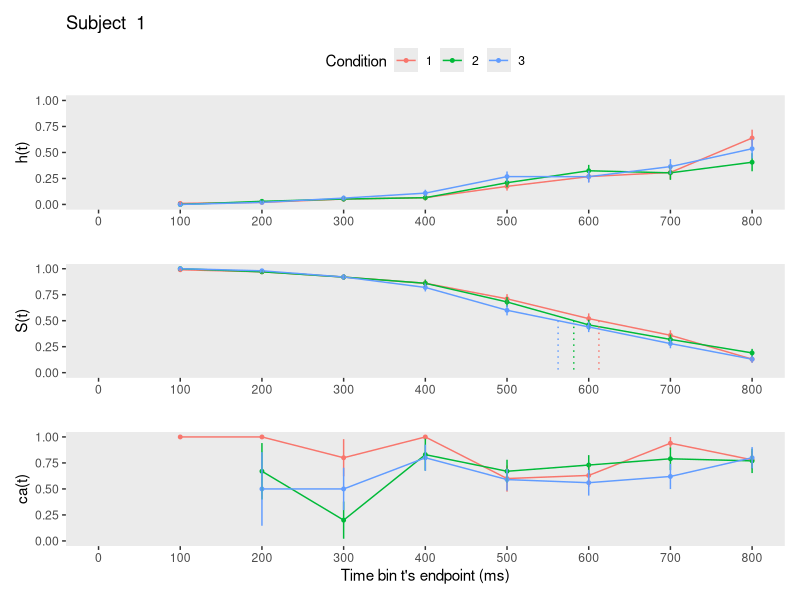
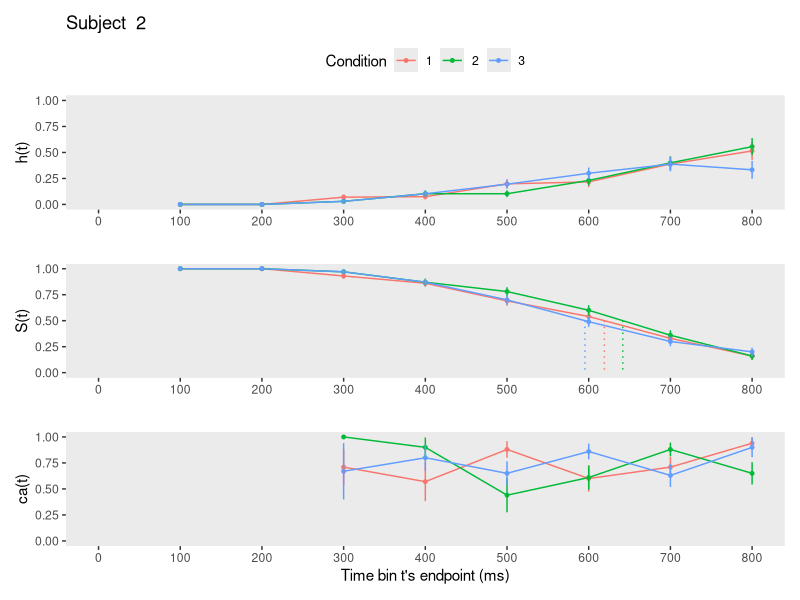
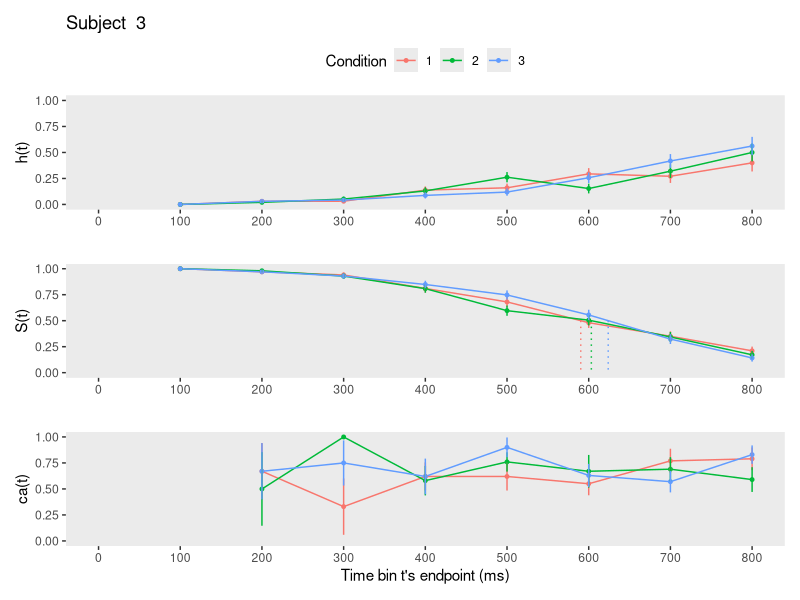
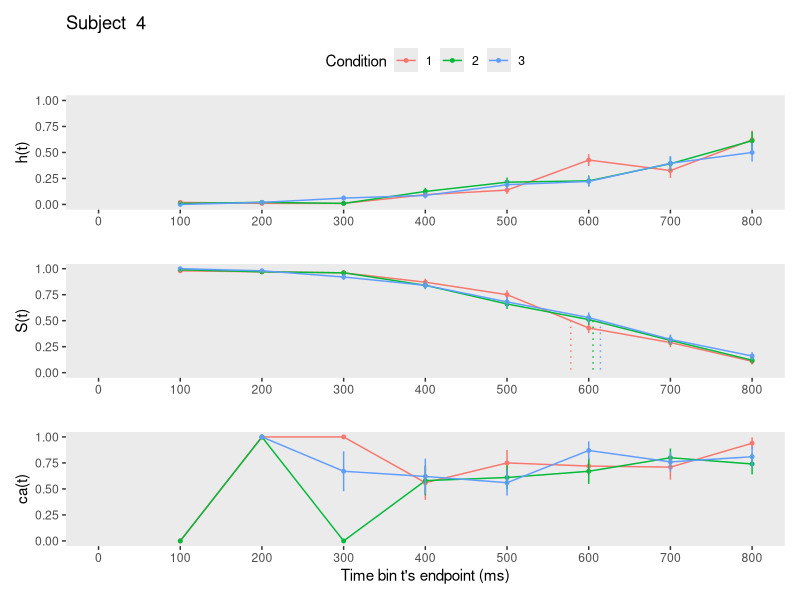
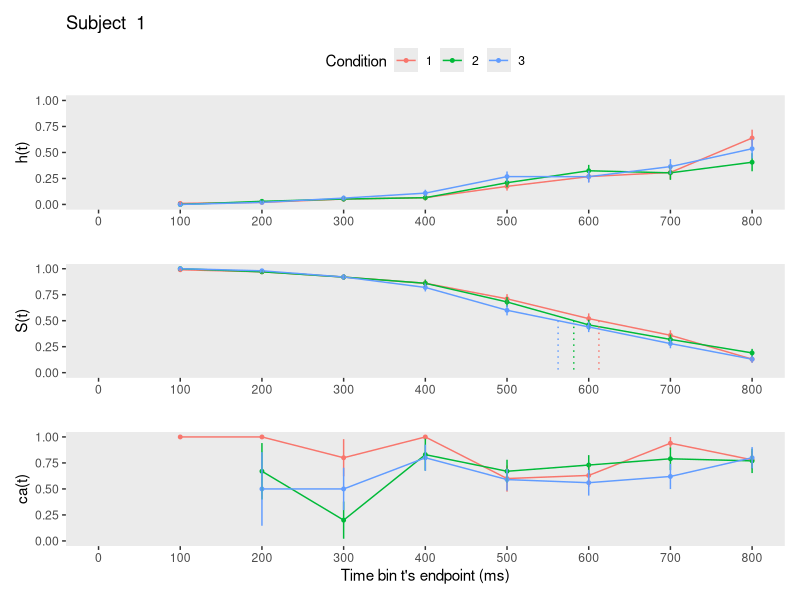
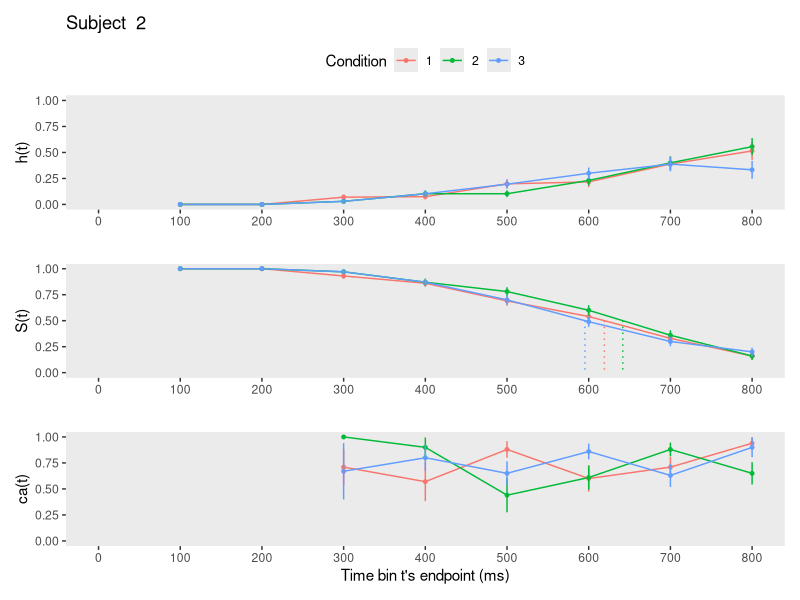
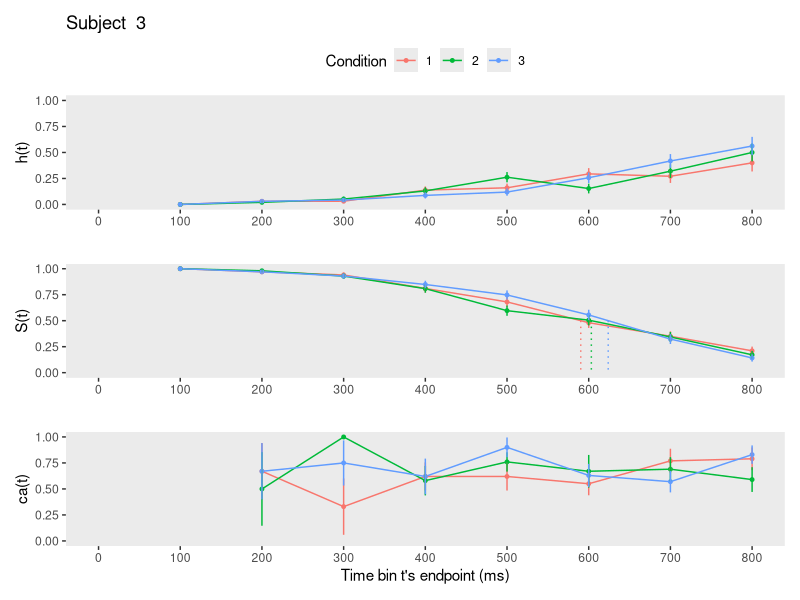
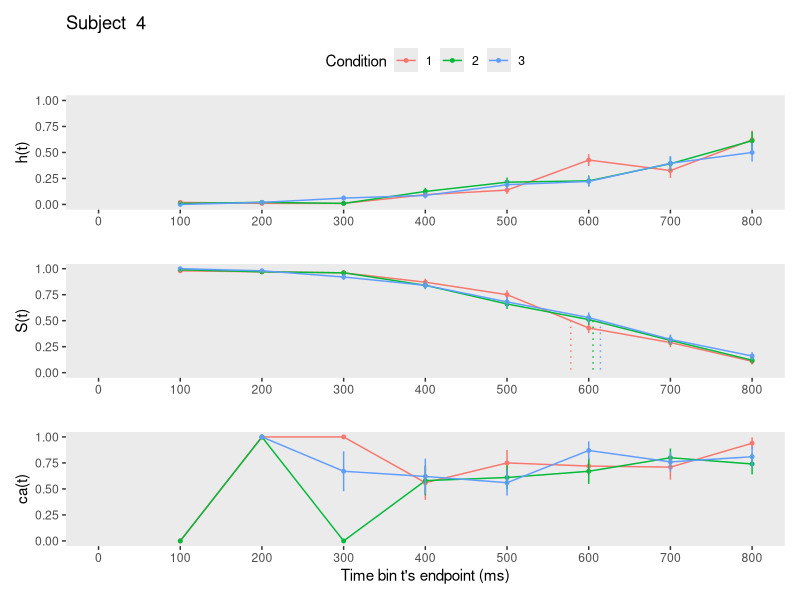

Generate these figures, in order, with R: (Note: this script raises an error after producing the figures.)
## ---- chunk 1
knitr::opts_chunk$set(echo = TRUE)
## ---- chunk 2
library(tidyverse) # data wrangling
library(patchwork) # combine figures
library(pracma)    # to Reshape() matrices
#(flextable) # create tables 
## ---- chunk 3
set.seed(1276)
Tr_pCond = 100 # trials per condition
N_sub = 4    # number of subjects
N_cond = 3   # number of conditions per subject
N_total = N_sub*N_cond*Tr_pCond

data <- tibble(
  pid   = rep(1:N_sub,each=N_cond*Tr_pCond),
  trial = as.integer(Reshape( replicate(N_sub,sample(1:(N_cond*Tr_pCond))),N_total,1)),
  condition = rep(rep(1:N_cond,each=Tr_pCond), N_sub),
  RT = as.double(Reshape(replicate(N_sub*N_cond,rnorm(Tr_pCond, 600, 200)),N_total,1)) %>% round(digits=2),
  acc = as.double(Reshape(replicate(N_sub*N_cond,(sample(c(0,1), size=Tr_pCond,replace=T,            
                                                  prob=c(.3,.7)))),N_total,1))) %>%
      arrange(pid,trial) %>%
      mutate(RT = ifelse(RT<0,0.001,RT), # instead of filtering to keep all rows
             condition=factor(condition,levels=c(1:N_cond)))

print.data.frame(data, max=50)
## ---- chunk 4
data_nested <- data %>% group_nest(pid)
## ---- chunk 5
define_censoring_dRT <- function(df, timeout, bin_width){
  if(!(timeout %% bin_width == 0)){
    return("The censoring time must be a multiple of the bin width!")
  }
  df %>% mutate(right_censored = 0,
                RT2 = ifelse(RT > timeout, timeout, RT) %>% round(digits=2),
                right_censored = ifelse(RT2 == timeout,1,right_censored),
                dRT = ceiling(RT2/bin_width),
                cens_time = timeout, bin_width = bin_width)
}
## ---- chunk 6
setup_person_trial_bin <- function(df){
  df %>% uncount(weights = dRT) %>% 
         group_by(trial) %>% 
         mutate(period = 1:n()) %>% 
         mutate(event = if_else(period == max(period) & right_censored == 0, 1, 0)) %>% 
         ungroup()
}
## ---- chunk 7
setup_lifetable <- function(ptb){
  ptb %>% mutate(event = str_c("event", event)) %>%
          group_by(condition,period) %>% 
          count(event) %>% 
          ungroup() %>% 
          pivot_wider(names_from = event,
                      values_from = n) %>% 
          mutate(event0 = ifelse(is.na(event0),0,event0), # replace NA with 0
                 event1 = ifelse(is.na(event1),0,event1),
                 risk_set = event0 + event1) %>% # define the risk set
          mutate(hazard = (event1 / risk_set) %>% round(digits = 3)) %>% # calculate hazard estimate
          mutate(se_haz = sqrt((hazard * (1 - hazard)) / risk_set) %>% round(digits = 4)) %>% # se hazard
          group_by(condition) %>%
          mutate(survival = (cumprod(1-hazard)) %>% round(digits = 4), # calculate survival estimate
                 term     = (cumsum(hazard / (risk_set * (1 - hazard)))) %>% round(digits = 7),
                 se_surv  = (survival * sqrt(term)) %>% round(digits = 5)  ) %>% # Greenwood's (1926) approximation
          ungroup() 
}
## ---- chunk 8
calc_conditionalaccuracy <- function(df){
  df %>% filter(right_censored==0) %>%
         group_by(condition,dRT,cens_time,bin_width) %>%
         summarize(ca = mean(acc) %>% round(digits = 2),
                   n = n(),
                   .groups = 'drop') %>%
         ungroup() %>%
         mutate(period = dRT,
                se_ca = sqrt((ca * (1-ca)) / n) %>% round(digits = 3)) %>%
         select(-dRT)
}
## ---- chunk 9
join_lifetable_ca <- function(df1,df2){df1 %>% left_join(df2, join_by(condition,period))}
## ---- chunk 10
extract_median_period <- function(df){
  above_pct50 <- df %>% 
      group_by(condition) %>%
      filter(survival > .5) %>% 
      slice(n()) # take last row
  below_pct50 <- df %>% 
      group_by(condition) %>%
      filter(survival < .5) %>% 
      slice(1) # take first row
  # pull period above
  period_above <- pull(above_pct50, period)
  # pull survivor function values
  survival_above <- pull(above_pct50, survival)
  survival_below <- pull(below_pct50, survival)
  # estimate median by interpolation
  median_period <- period_above+((survival_above-.5)/(survival_above-survival_below))*((period_above+1)-period_above)
}
## ---- chunk 11
plot_eha <- function(df,subj){
  library(patchwork)
  cutoff <- df %>% pull(cens_time) %>% max(na.rm=T)
  binsize <- df %>% pull(bin_width) %>% max(na.rm=T)
  median_period <- extract_median_period(df)
  n_conditions <- nlevels(df$condition)
  data_median <- c()
  for(i in 1:n_conditions){
    data_median <- append(data_median, c(median_period[i], median_period[i]))
  }
  data_medians <- tibble(period= data_median,
                         survival = rep(c(.5, 0),n_conditions),
                         condition = rep(1:n_conditions, each=2))
  
p1 <- df %>% ggplot(aes(x=period, color=condition, group=condition)) +
  geom_line(aes(y=hazard)) +
  geom_point(aes(y=hazard), size=1) + labs(color="Condition") +
  geom_linerange(aes(ymin=hazard-se_haz, ymax=hazard+se_haz), show.legend = F) +
  scale_x_continuous(breaks = c(0,1:(cutoff/binsize)), labels=c(0,1:(cutoff/binsize)*binsize),
                     limits = c(0,cutoff/binsize)) +
  scale_y_continuous(limits = c(0,1)) +
  labs(x="", y="h(t)", title = paste("Subject ", subj)) +
  theme(legend.background = element_rect(fill = "transparent"),
        panel.grid = element_blank(),
        legend.position = "top")

p2 <-df %>%
  ggplot(aes(x=period, color=condition, group=condition)) +
  geom_line(aes(y=survival), show.legend = F) +
  geom_point(aes(y=survival), size=1, show.legend = F) +
  geom_linerange(aes(ymin=survival-se_surv, ymax=survival+se_surv), show.legend = F) +
  # add medians
  geom_path(aes(x=period, y=survival, color=factor(condition)),
            data = data_medians, 
            linetype = 3, show.legend = F) +
  scale_x_continuous(breaks = c(0,1:(cutoff/binsize)), labels=c(0,1:(cutoff/binsize)*binsize),
                     limits=c(0,cutoff/binsize)) +
  scale_y_continuous(limits = c(0,1)) +
  labs(x="", y="S(t)",
       colour="Condition") +
  theme(panel.grid = element_blank())

p3 <-df %>%
  ggplot(aes(x=period, color=condition, group=condition)) +
  geom_line(aes(y=ca), show.legend = F) +
  geom_point(aes(y=ca), size=1, show.legend = F) +
  geom_linerange(aes(ymin=ca-se_ca, ymax=ca+se_ca), show.legend = F) +
  scale_x_continuous(breaks = c(0,1:(cutoff/binsize)), labels=c(0,1:(cutoff/binsize)*binsize),
                     limits=c(0,cutoff/binsize)) +
  scale_y_continuous(limits = c(0,1)) +
  labs(x="Time bin t's endpoint (ms)", y="ca(t)",
       colour="Condition") +
  theme(panel.grid = element_blank())

p1/p2/p3
}
## ---- chunk 12
data_final <- data_nested %>% 
                     mutate(censored  = map(data, define_censoring_dRT, 800, 100)) %>%       # user input: censoring time, and bin width
                     mutate(ptb_data  = map(censored, setup_person_trial_bin)) %>%           # create person-trial-bin dataset
                     mutate(lifetable = map(ptb_data, setup_lifetable)) %>%                  # create life tables without ca
                     mutate(condacc   = map(censored, calc_conditionalaccuracy)) %>%         # calculate ca
                     mutate(lifetable_ca = map2(lifetable, condacc, join_lifetable_ca)) %>%  # create life tables with ca
                     mutate(plot      = map2(.x = lifetable_ca, .y = pid, plot_eha))         # create plots of info in life tables
## ---- chunk 13
# view original data for subject 1:
print.data.frame(data_final[[2]][[1]], max=60)

pluck(data_final, 2, 1) # pluck() ignores the round(digits=2) function

# view person-trial-bin data set for subject 1:
print.data.frame(data_final[[4]][[1]], max=160) 

# view lifetables for each condition for subject 1
print.data.frame(data_final[[7]][[1]], max=300)
## ---- chunk 14
# save as pdf
map2(paste0("figures/figure_for_subject", data_final$pid, ".pdf"), data_final$plot, ggsave, width = 14, height = 16, units = "cm")

# save as png
map2(paste0("figures/figure_for_subject", data_final$pid, ".png"), data_final$plot, ggsave, width = 8, height = 5, dpi = 600)
## ---- chunk 15
tbl <- data_final[[7]][[1]] %>% 
  filter(condition==1) %>% 
  select(period,risk_set,hazard,se_haz,survival,se_surv,ca, se_ca)

knitr::kable(as.matrix(tbl),"simple", align = "lrcccccc", digits=c(0,0,2,4,2,4,2,4))
# TODO: add row for time zero
## ---- chunk 16
input_modeling_hazard <- data_final %>% 
                        select(pid, ptb_data) %>%  unnest(ptb_data) %>%
                        select(pid,trial,condition,period,event)

# save in folder data
write_csv(input_modeling_hazard, file="data/inputfile_hazard_modeling.csv")
## ---- chunk 17
input_ca_modeling <- data_final %>%
                    select(pid, censored) %>% unnest(censored) %>%
                    filter(right_censored == 0) %>% # only keep uncensored trials
                    select(pid, trial, condition, acc, dRT)

# save in folder data
write_csv(input_ca_modeling, file="data/inputfile_ca_modeling.csv")
## ---- chunk 18
LL <-map(data_final$lifetable_ca, extract_median_period)
binsize <- data_final$censored[[1]] %>% pull(bin_width) %>% max(na.rm=T)
MedianRTs <- modify_depth(LL,1,~.x*binsize)
MedianRTs 
